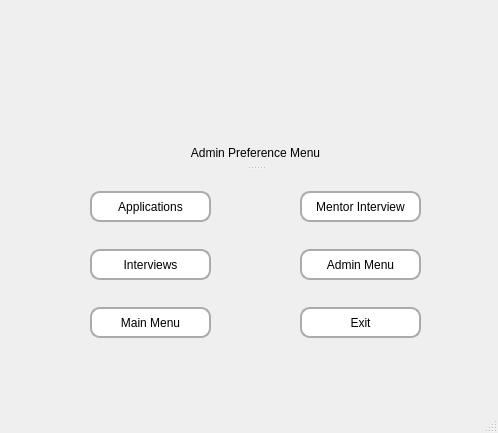
<?xml version="1.0" encoding="UTF-8"?>
<ui version="4.0">
 <class>MainWindow</class>
 <widget class="QMainWindow" name="MainWindow">
  <property name="geometry">
   <rect>
    <x>0</x>
    <y>0</y>
    <width>498</width>
    <height>433</height>
   </rect>
  </property>
  <property name="windowTitle">
   <string>MainWindow</string>
  </property>
  <widget class="QWidget" name="centralwidget">
   <widget class="QLabel" name="label">
    <property name="geometry">
     <rect>
      <x>40</x>
      <y>0</y>
      <width>431</width>
      <height>111</height>
     </rect>
    </property>
    <property name="text">
     <string/>
    </property>
    <property name="pixmap">
     <pixmap>../../logo_720.png</pixmap>
    </property>
    <property name="scaledContents">
     <bool>true</bool>
    </property>
   </widget>
   <widget class="QSplitter" name="splitter">
    <property name="geometry">
     <rect>
      <x>90</x>
      <y>140</y>
      <width>331</width>
      <height>221</height>
     </rect>
    </property>
    <property name="orientation">
     <enum>Qt::Orientation::Vertical</enum>
    </property>
    <widget class="QLabel" name="label_2">
     <property name="styleSheet">
      <string notr="true">font: 700 italic 20pt &quot;Segoe UI&quot;;</string>
     </property>
     <property name="text">
      <string>Admin Preference Menu</string>
     </property>
     <property name="alignment">
      <set>Qt::AlignmentFlag::AlignCenter</set>
     </property>
    </widget>
    <widget class="QWidget" name="">
     <layout class="QGridLayout" name="gridLayout">
      <item row="0" column="0">
       <widget class="QPushButton" name="pushButton">
        <property name="minimumSize">
         <size>
          <width>121</width>
          <height>31</height>
         </size>
        </property>
        <property name="styleSheet">
         <string notr="true">
QPushButton{
color:rgb(0, 0, 0);
background-color: rgb(255, 255, 255);
border-radius: 10px;
border: 2px solid rgb(171, 171, 171);
}
QPushButton:hover {
    background-color:rgb(255, 226, 229);
}
QPushButton:pressed {
    background-color: rgb(218, 30, 60);
	color: rgb(255, 255, 255)
}</string>
        </property>
        <property name="text">
         <string>Applications</string>
        </property>
       </widget>
      </item>
      <item row="2" column="0">
       <widget class="QPushButton" name="pushButton_3">
        <property name="minimumSize">
         <size>
          <width>121</width>
          <height>31</height>
         </size>
        </property>
        <property name="styleSheet">
         <string notr="true">
QPushButton{
color:rgb(0, 0, 0);
background-color: rgb(255, 255, 255);
border-radius: 10px;
border: 2px solid rgb(171, 171, 171);
}
QPushButton:hover {
    background-color:rgb(255, 226, 229);
}
QPushButton:pressed {
    background-color: rgb(218, 30, 60);
	color: rgb(255, 255, 255)
}</string>
        </property>
        <property name="text">
         <string>Main Menu</string>
        </property>
       </widget>
      </item>
      <item row="2" column="2">
       <widget class="QPushButton" name="pushButton_2">
        <property name="minimumSize">
         <size>
          <width>121</width>
          <height>31</height>
         </size>
        </property>
        <property name="styleSheet">
         <string notr="true">
QPushButton{
color:rgb(0, 0, 0);
background-color: rgb(255, 255, 255);
border-radius: 10px;
border: 2px solid rgb(171, 171, 171);
}
QPushButton:hover {
    background-color:rgb(255, 226, 229);
}
QPushButton:pressed {
    background-color: rgb(218, 30, 60);
	color: rgb(255, 255, 255)
}</string>
        </property>
        <property name="text">
         <string>Exit</string>
        </property>
       </widget>
      </item>
      <item row="1" column="0">
       <widget class="QPushButton" name="pushButton_4">
        <property name="minimumSize">
         <size>
          <width>121</width>
          <height>31</height>
         </size>
        </property>
        <property name="styleSheet">
         <string notr="true">
QPushButton{
color:rgb(0, 0, 0);
background-color: rgb(255, 255, 255);
border-radius: 10px;
border: 2px solid rgb(171, 171, 171);
}
QPushButton:hover {
    background-color:rgb(255, 226, 229);
}
QPushButton:pressed {
    background-color: rgb(218, 30, 60);
	color: rgb(255, 255, 255)
}
</string>
        </property>
        <property name="text">
         <string>Interviews</string>
        </property>
       </widget>
      </item>
      <item row="1" column="1">
       <spacer name="horizontalSpacer">
        <property name="orientation">
         <enum>Qt::Orientation::Horizontal</enum>
        </property>
        <property name="sizeHint" stdset="0">
         <size>
          <width>40</width>
          <height>20</height>
         </size>
        </property>
       </spacer>
      </item>
      <item row="1" column="2">
       <widget class="QPushButton" name="pushButton_6">
        <property name="minimumSize">
         <size>
          <width>121</width>
          <height>31</height>
         </size>
        </property>
        <property name="styleSheet">
         <string notr="true">
QPushButton{
color:rgb(0, 0, 0);
background-color: rgb(255, 255, 255);
border-radius: 10px;
border: 2px solid rgb(171, 171, 171);
}
QPushButton:hover {
    background-color:rgb(255, 226, 229);
}
QPushButton:pressed {
    background-color: rgb(218, 30, 60);
	color: rgb(255, 255, 255)
}</string>
        </property>
        <property name="text">
         <string>Admin Menu</string>
        </property>
       </widget>
      </item>
      <item row="0" column="2">
       <widget class="QPushButton" name="pushButton_5">
        <property name="minimumSize">
         <size>
          <width>121</width>
          <height>31</height>
         </size>
        </property>
        <property name="styleSheet">
         <string notr="true">
QPushButton{
color:rgb(0, 0, 0);
background-color: rgb(255, 255, 255);
border-radius: 10px;
border: 2px solid rgb(171, 171, 171);
}
QPushButton:hover {
    background-color:rgb(255, 226, 229);
}
QPushButton:pressed {
    background-color: rgb(218, 30, 60);
	color: rgb(255, 255, 255)
}</string>
        </property>
        <property name="text">
         <string>Mentor Interview</string>
        </property>
       </widget>
      </item>
     </layout>
    </widget>
   </widget>
  </widget>
  <widget class="QMenuBar" name="menubar">
   <property name="geometry">
    <rect>
     <x>0</x>
     <y>0</y>
     <width>498</width>
     <height>33</height>
    </rect>
   </property>
  </widget>
  <widget class="QStatusBar" name="statusbar"/>
 </widget>
 <resources/>
 <connections/>
</ui>
